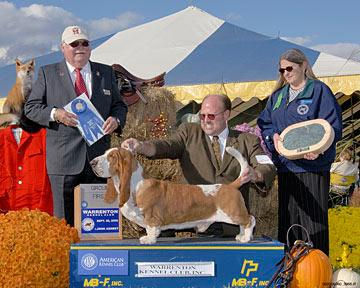
#> input picture qwerty1.jpg, 360 x 288 px
$ python 'Adding Padding.py'
#> lines starting #> are read from the running program, lines starting #| are printed output that depends on the picture
import cv2

BLUE=[255,0,0]

img = cv2.imread('qwerty1.jpg')
#> img is the input picture: shape (288, 360, 3); mean B, G, R 109, 111.2, 122.6
shape=img.shape
#> shape = (288, 360, 3)
ysize=shape[0]
#> ysize = 288
xsize=shape[1]
#> xsize = 360
ypad=512-ysize
#> ypad = 224
xpad=512-xsize
#> xpad = 152
constant = cv2.copyMakeBorder(img,0,xpad,0,ypad,cv2.BORDER_CONSTANT,value=BLUE)
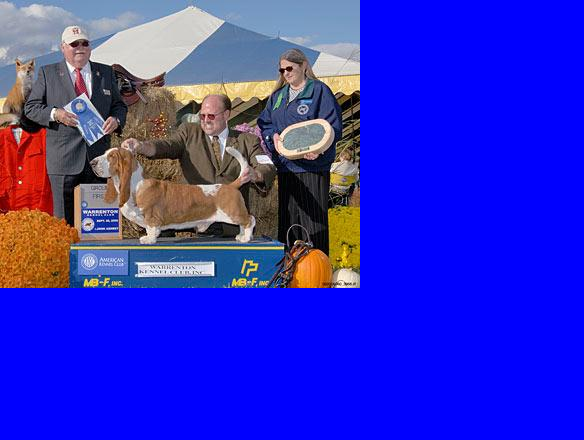
#> constant: shape (440, 584, 3); mean B, G, R 196.1, 44.9, 49.5
cv2.imwrite('qwerty2.jpg',constant)
